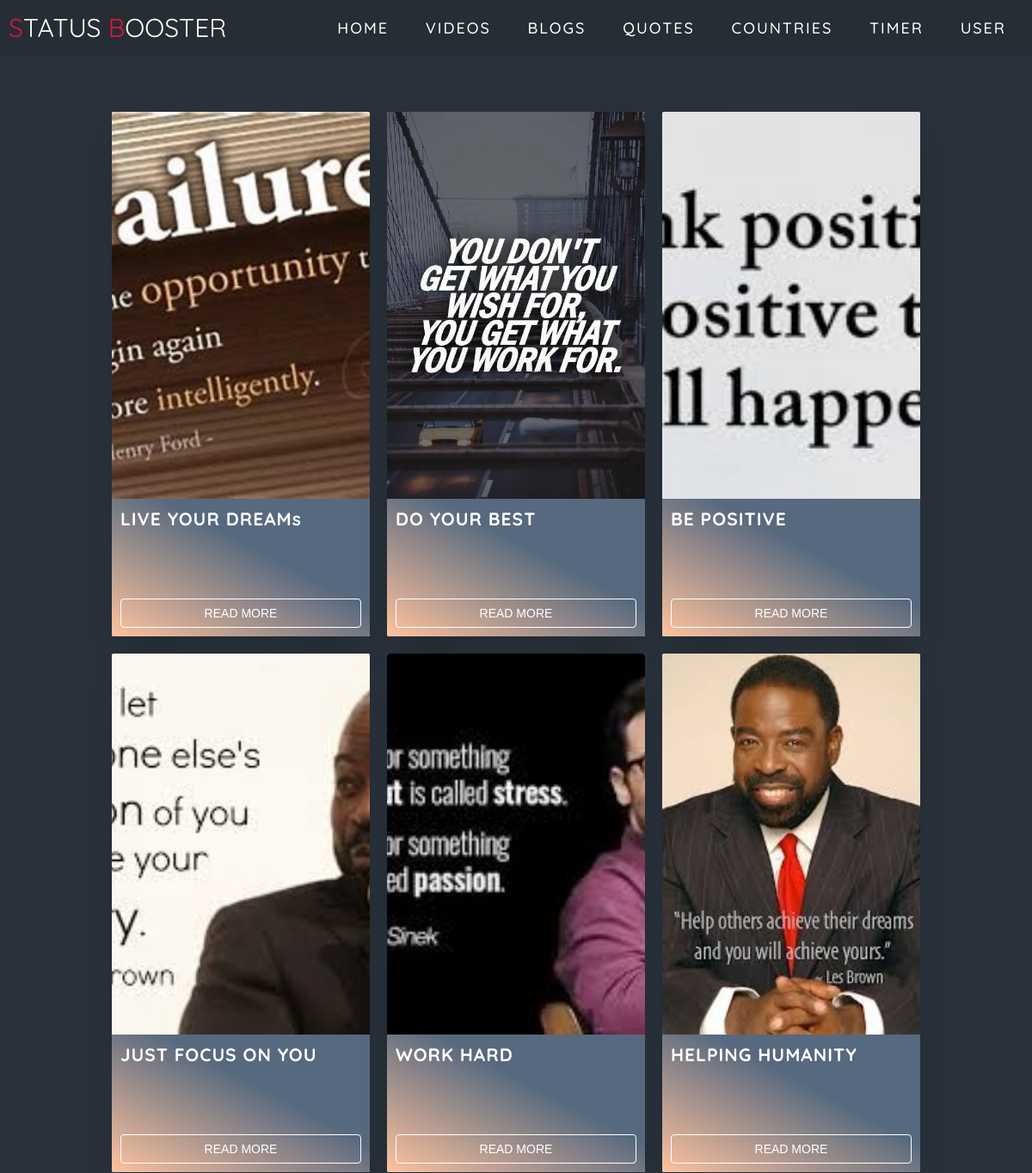
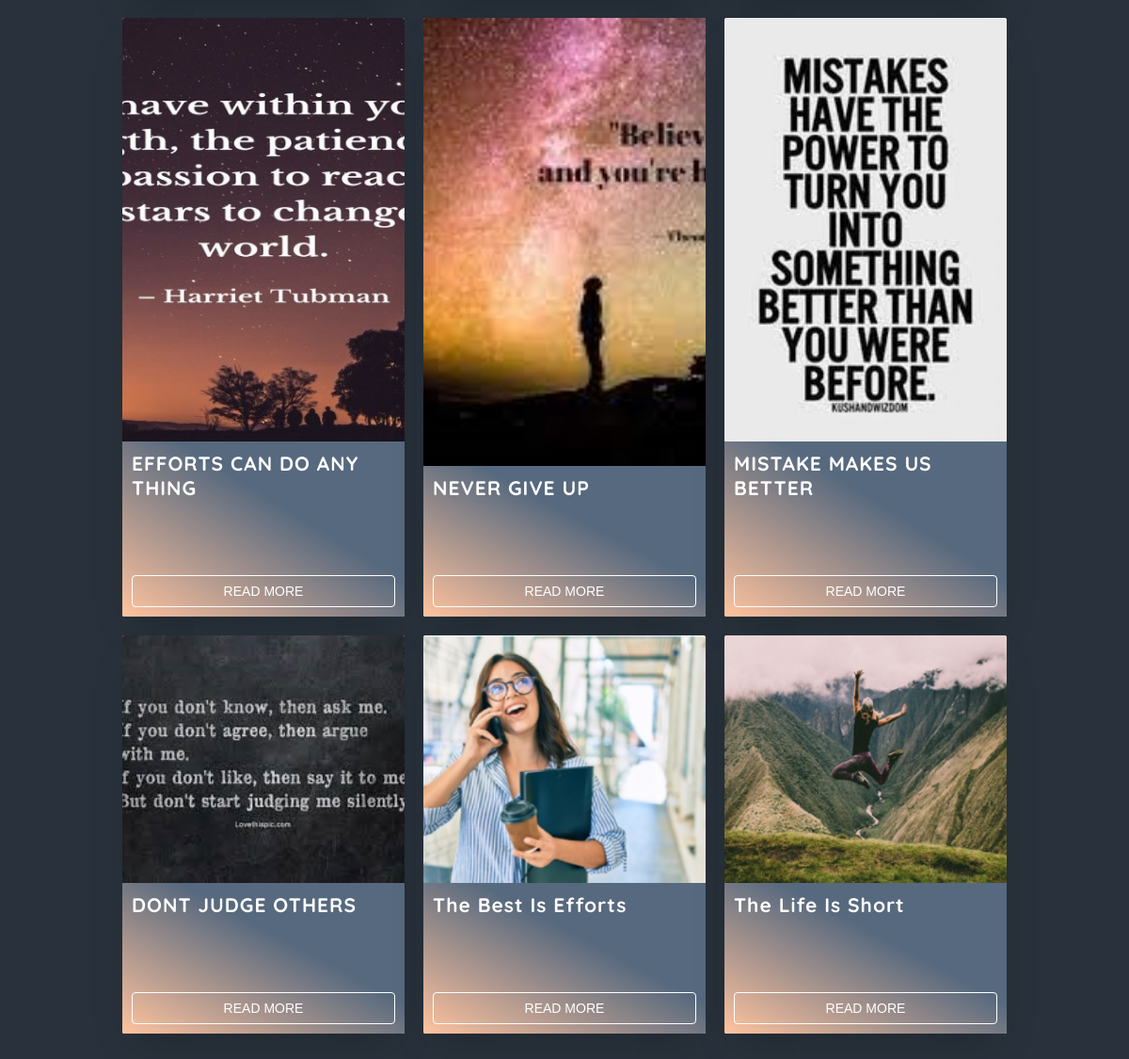
Page /gallery/blogs_com_cop.php on the committed database (2 pictures, top to bottom).
### tables this page shows
CREATE TABLE `imagecom` (
  `idImage` int(30) NOT NULL,
  `titleImage` longtext NOT NULL,
  `imgFullNameImage` longtext NOT NULL
);

### gallery/blogs_com_cop.php (the view, shortened to what this page needs)
<!DOCTYPE html>
<html lang="en">
<head>
  <link rel="stylesheet" href="material.css">
  <link rel="stylesheet" href="nav_bar.css">
</head>
<body>
  <section id="header">
    <div class="header container">
      <div class="nav-bar">
        <div class="brand">
          <a href="/single_page_web/index.html">
            <h1><span>S</span>tatus <span>B</span>ooster</h1>
          </a>
        </div>
        <div class="nav-list">
          <ul>
            <li><a href="/single_page_web/index.html" data-after="Home">Home</a></li>
            <li><a href="/single_page_web/videos.html" data-after="Projects">Videos</a></li>
            <li><a href="/single_page_web/blogs.html" data-after="Projects">Blogs</a></li>
            <li><a href="/single_page_web/quotes.html" data-after="Projects">Quotes</a></li>
            <li><a href="/single_page_web/country.html" data-after="Contact">Countries</a></li>
            <li><a href="/single_page_web/timer/index.html" data-after="Contact">Timer</a></li>
            <li><a href="/single_page_web/userview/user_admin/user_page.html" data-after="User">User</a></li>
          </ul>
        </div>
      </div>
    </div>
  </section>
<?php
$con=mysqli_connect("localhost","root","");
mysqli_select_db($con,"aiman_motiv");
$result2=mysqli_query($con," SELECT * FROM imagecom  ") or die("failed to query database" . mysqli_error($con));
?>
  <div class="main">
    <ul class="cards">
      <?php
      while ($row2=mysqli_fetch_assoc($result2)){
        echo "<li class='cards_item'>";
        echo "<div class='card'>";
        $img=$row2['imgFullNameImage'];
        $path='img';
        $filepath = $path . DIRECTORY_SEPARATOR . $img;
        echo "<img style='width='300' height='100'' src='$filepath' alt=''>";
            echo "<div class='card_content'>";
              echo "<h2 class='card_title'>$row2[titleImage]</h2> ";
               echo "<p style='color: transparent;'>extra spaceextra spaceextra spaceextra spaceextra spaceextra spaceextra spaceextra spaceextra space</p>";
              echo "<button class='btn card_btn'>Read More</button>";
            echo "</div>";
          echo "</div>";
        echo "</li>";
          }
          ?>
    </ul>
  </div>
</body>
</html>

### gallery/material.css (style rules this page uses)
*, *::before, *::after { box-sizing: border-box; }
html { background-color: #29323c; }
body { color: #272727; font-family: 'Quicksand', serif; font-style: normal; font-weight: 400; letter-spacing: 0; padding: 12rem; }
.main { max-width: 1200px; margin: 0 auto; }
h1 { font-size: 24px; font-weight: 400; text-align: center; }
img { height: auto; max-width: 100%; vertical-align: middle; }
.btn { color: #ffffff; padding: 0.8rem; font-size: 14px; text-transform: uppercase; border-radius: 4px; font-weight: 400; display: block; width: 100%; cursor: pointer; border: 1px solid rgb(255, 255, 255); background: transparent; }
.cards { display: flex; flex-wrap: wrap; list-style: none; margin: 0; padding: 0; }
.cards_item { display: flex; padding: 1rem; }
@media (min-width: 40rem) { .cards_item { width: 50%; } }
@media (min-width: 56rem) { .cards_item { width: 33.3333%; } }
.card { background-color: white; border-radius: 0.25rem; box-shadow: 0 20px 40px -14px rgba(0, 0, 0, 0.25); display: flex; flex-direction: column; overflow: hidden; }
.card_content { padding: 1rem; background: linear-gradient(to bottom left, #57697e 40%, #FFC39E 100%); }
.card_title { color: #ffffff; font-size: 2.1rem; font-weight: 700; letter-spacing: 1px; text-transform: capitalize; margin: 0px; }

### gallery/nav_bar.css (style rules this page uses)
* { padding: 0; margin: 0; box-sizing: border-box; }
html { font-size: 10px; font-family: 'Montserrat', sans-serif; scroll-behavior: smooth; }
a { text-decoration: none; }
.container { min-height: 100vh; width: 100%; display: flex; align-items: center; justify-content: center; }
img { height: 100%; width: 100%; object-fit: cover; }
p { color: black; font-size: 1.4rem; margin-top: 5px; line-height: 2.5rem; font-weight: 300; letter-spacing: 0.05rem; }
.brand h1 { font-size: 3rem; text-transform: uppercase; color: white; }
.brand h1 span { color: crimson; }
#header { position: fixed; z-index: 1000; left: 0; top: 0; width: 100vw; height: auto; }
#header .header { min-height: 8vh; background-color: rgba(31, 30, 30, 0.24); transition: 0.3s ease background-color; }
#header .nav-bar { display: flex; align-items: center; justify-content: space-between; width: 100%; height: 100%; max-width: 1300px; padding: 0 10px; }
#header .nav-list ul { list-style: none; position: absolute; background-color: rgb(31, 30, 30); width: 100vw; height: 100vh; left: 100%; top: 0; display: flex; flex-direction: column; justify-content: center; align-items: center; z-index: 1; overflow-x: hidden; transition: 0.5s ease left; }
#header .nav-list ul a { font-size: 2.5rem; font-weight: 500; letter-spacing: 0.2rem; text-decoration: none; color: white; text-transform: uppercase; padding: 20px; display: block; }
#header .nav-list ul a::after { content: attr(data-after); position: absolute; top: 50%; left: 50%; transform: translate(-50%, -50%) scale(0); color: rgba(240, 248, 255, 0.021); font-size: 13rem; letter-spacing: 50px; z-index: -1; transition: 0.3s ease letter-spacing; }
@media only screen and (min-width: 1200px) { #header .nav-list ul { position: initial; display: block; height: auto; width: fit-content; background-color: transparent; } }
@media only screen and (min-width: 1200px) { #header .nav-list ul li { display: inline-block; } }
@media only screen and (min-width: 1200px) { #header .nav-list ul li a { font-size: 1.8rem; } }
@media only screen and (min-width: 1200px) { #header .nav-list ul a:after { display: none; } }

### rows in the picture
imagecom: imgFullNameImage (picture), titleImage "LIVE YOUR DREAMs"
imagecom: imgFullNameImage (picture), titleImage "DO YOUR BEST"
imagecom: imgFullNameImage (picture), titleImage "BE POSITIVE"
imagecom: imgFullNameImage (picture), titleImage "JUST FOCUS ON YOU"
imagecom: imgFullNameImage (picture), titleImage "WORK HARD"
imagecom: imgFullNameImage (picture), titleImage "HELPING HUMANITY"
imagecom: imgFullNameImage (picture), titleImage "EFFORTS CAN DO ANY THING"
imagecom: imgFullNameImage (picture), titleImage "NEVER GIVE UP"
imagecom: imgFullNameImage (picture), titleImage "MISTAKE MAKES US BETTER"
imagecom: imgFullNameImage (picture), titleImage "DONT JUDGE OTHERS"
imagecom: imgFullNameImage (picture), titleImage "The Best Is Efforts"
imagecom: imgFullNameImage (picture), titleImage "The Life Is Short"
